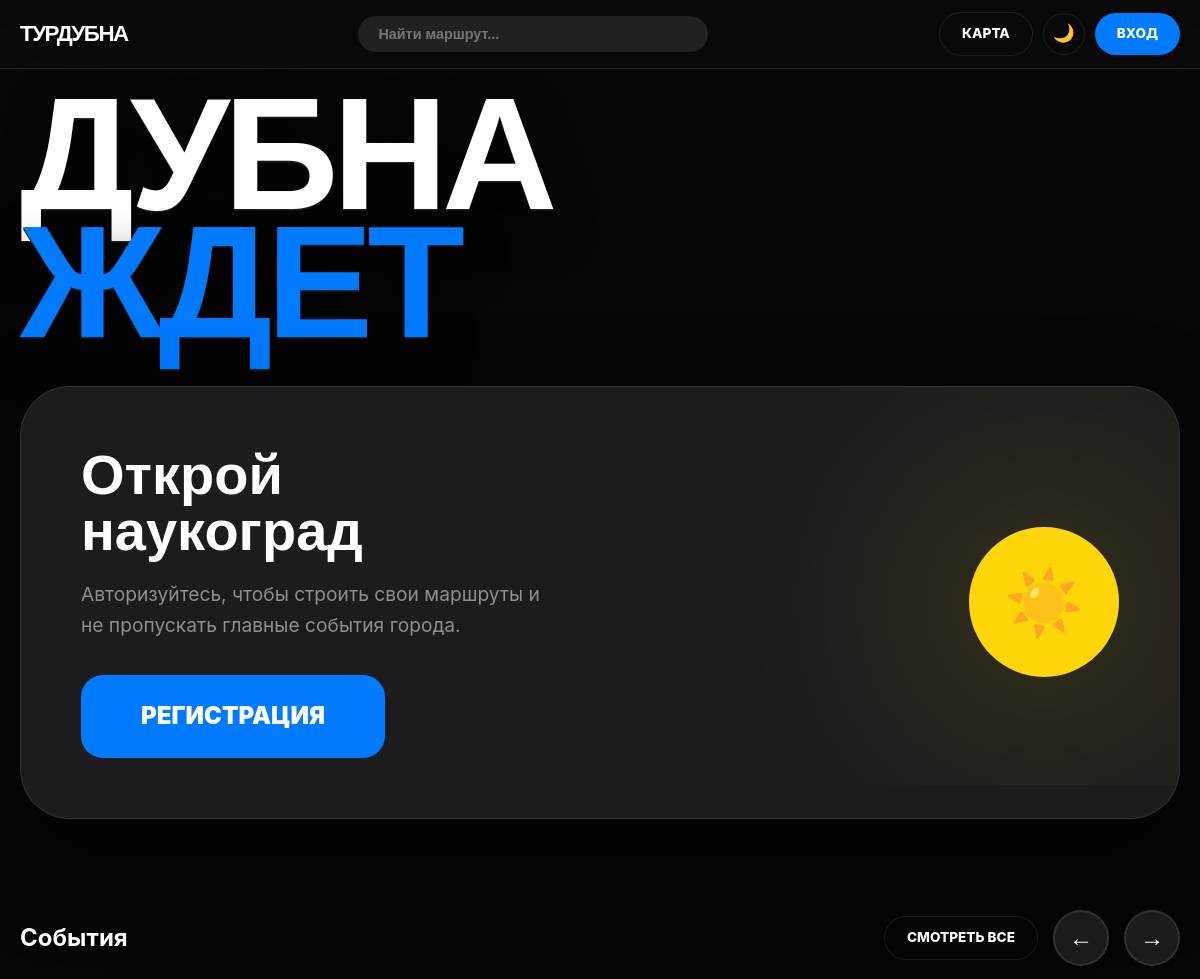
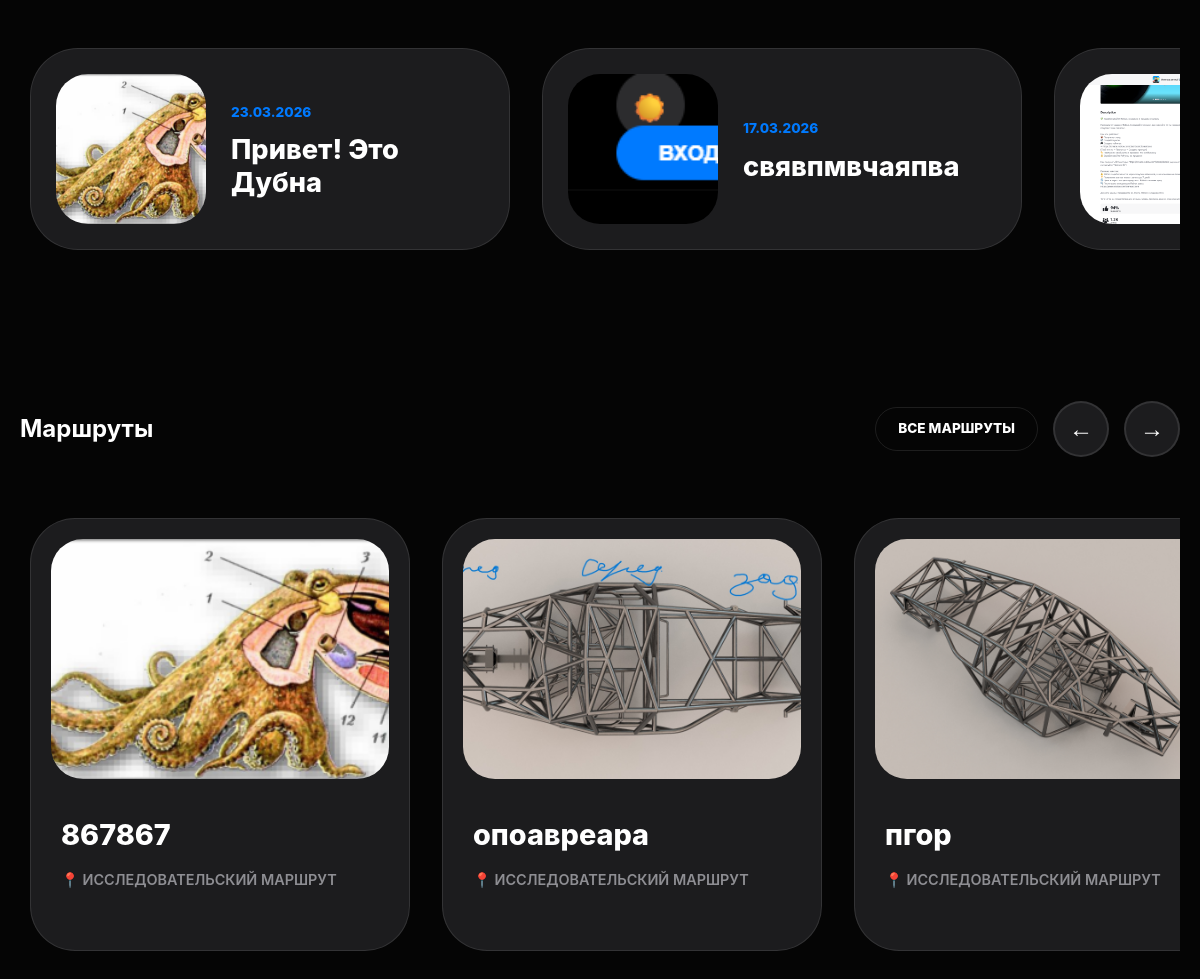
The page / on the database its author committed (2 pictures, top to bottom).
### core/models.py (models this page shows, shortened)
class News(models.Model):
    CATEGORY_CHOICES = [
        ('news', 'Новости'),
        ('event', 'Афиша'),
        ('party', 'Мероприятие'),
        ('info', 'Инфо'),
    ]
    title = models.CharField('Заголовок', max_length=200)
    location = models.CharField('Место проведения', max_length=255, default='Дубна, Россия')
    category = models.CharField(
        'Категория',
        max_length=20,
        choices=CATEGORY_CHOICES,
        default='news'
    )
    text = models.TextField('Текст новости')
    date_pub = models.DateTimeField('Дата', auto_now_add=True)
    image = models.ImageField('Картинка', upload_to='news/', blank=True)
    class Meta:
        verbose_name = 'Событие'
        verbose_name_plural = 'События'

class Route(models.Model):
    name = models.CharField('Название маршрута', max_length=200)
    image = models.ImageField('Обложка', upload_to='routes/', blank=True)
    description = models.TextField('Описание')
    steps = models.TextField('Этапы (с новой строки)')
    lat = models.FloatField('Широта', default=56.7320)
    lon = models.FloatField('Долгота', default=37.1670)
    class Meta:
        verbose_name = 'Маршрут'
        verbose_name_plural = 'Маршруты'

### core/views.py (the view)
# urls.py: path('', views.home, name='home'),
def home(request):
    news = News.objects.all().order_by('-date_pub')[:4]
    routes = Route.objects.all().order_by('-id')[:6]
    user_fav_ids = []
    if request.user.is_authenticated:
        user_fav_ids = Favorite.objects.filter(user=request.user).values_list('route_id', flat=True)
    return render(request, 'index.html', {
        'news': news,
        'routes': routes,
        'user_fav_ids': list(user_fav_ids)
    })

### templates/index.html (shortened to what this page needs)
{% extends 'base.html' %}
{% block content %}
<div class="container">
    <section class="hero-section">
        <h1 class="hero-title-3d">Дубна<br><span class="hero-accent">Ждет</span></h1>
    </section>
    {% if not user.is_authenticated %}
    <section class="guest-bento">
        <div class="bento-content">
            <h2 class="bento-title">Открой<br>наукоград</h2>
            <p class="bento-text">Авторизуйтесь, чтобы строить свои маршруты и не пропускать главные события города.</p>
            <a href="{% url 'register' %}" class="btn-bento">РЕГИСТРАЦИЯ</a>
        </div>
        <div class="sun-sphere">☀️</div>
    </section>
    {% endif %}
    <div class="section-header">
        <h2 class="section-title">События</h2>
        <div class="scroll-controls">
            <a href="{% url 'all_news' %}" class="btn btn-outline">СМОТРЕТЬ ВСЕ</a>
            <button class="scroll-btn" onclick="scrollMe('news-scroller', -500)">←</button>
            <button class="scroll-btn" onclick="scrollMe('news-scroller', 500)">→</button>
        </div>
    </div>
    <div class="horizontal-scroll" id="news-scroller">
        {% for item in news %}
        <a href="{% url 'news_detail' item.pk %}" class="card-3d-mini">
            {% if item.image %}<img src="{{ item.image.url }}" class="card-img-mini">{% endif %}
            <div style="transform: translateZ(30px);">
                <span style="color: var(--primary); font-weight: 800; font-size: 0.85rem;">{{ item.date_pub|date:"d.m.Y" }}</span>
                <h3 style="margin: 10px 0 0 0; font-size: 1.7rem; font-weight: 800; line-height: 1.2;">{{ item.title }}</h3>
            </div>
        </a>
        {% empty %}
        <p style="color: var(--text-sec); padding: 20px;">Новых событий пока нет.</p>
        {% endfor %}
    </div>
    <div class="section-header" style="margin-top: 80px;">
        <h2 class="section-title">Маршруты</h2>
        <div class="scroll-controls">
            <a href="{% url 'all_routes' %}" class="btn btn-outline">ВСЕ МАРШРУТЫ</a>
            <button class="scroll-btn" onclick="scrollMe('route-scroller', -400)">←</button>
            <button class="scroll-btn" onclick="scrollMe('route-scroller', 400)">→</button>
        </div>
    </div>
    <div class="horizontal-scroll" id="route-scroller">
        {% for route in routes %}
        <a href="{% url 'route_detail' route.pk %}" class="route-card-full">
            {% if route.image %}<img src="{{ route.image.url }}" class="route-img">{% endif %}
            <div style="padding: 25px 10px; transform: translateZ(25px);">
                <h3 style="margin: 0; font-weight: 800; font-size: 1.8rem;">{{ route.name }}</h3>
                <p style="color: var(--text-sec); margin-top: 10px; font-weight: 600; font-size: 0.9rem;">📍 ИССЛЕДОВАТЕЛЬСКИЙ МАРШРУТ</p>
            </div>
        </a>
        {% empty %}
        <p style="color: var(--text-sec); padding: 20px;">Маршруты скоро появятся.</p>
        {% endfor %}
    </div>
</div>
{% endblock %}

### templates/base.html (shortened to what this page needs)
{% load static %}
<!DOCTYPE html>
<html lang="ru" data-theme="dark">
<head>
    <link rel="stylesheet" href="https://unpkg.com" />
</head>
<body>
    <nav class="nav-glass">
        <div class="container nav-content">
            <a href="{% url 'home' %}" class="logo">ТУРДУБНА</a>
            <div class="search-container">
                <input type="text" id="globalSearch" class="search-input" placeholder="Найти маршрут..." autocomplete="off">
            </div>
            <div class="nav-right">
                <a href="{% url 'map_view' %}" class="btn btn-outline">КАРТА</a>
                <button class="theme-toggle" id="themeBtn">🌙</button>
                {% if user.is_authenticated %}
                    <a href="{% url 'profile' %}" class="btn btn-primary">ЛК</a>
                {% else %}
                    <a href="{% url 'login' %}" class="btn btn-primary">ВХОД</a>
                {% endif %}
            </div>
        </div>
    </nav>
    <main>
        {% block content %}{% endblock %}
    </main>
</body>
</html>

### rows shown on the page
News: image (picture), date_pub "23.03.2026", title "Привет! Это Дубна"
News: image (picture), date_pub "17.03.2026", title "свявпмвчаяпва"
News: image (picture)
Route: image (picture), name "867867"
Route: image (picture), name "опоавреара"
Route: image (picture), name "пгор"
